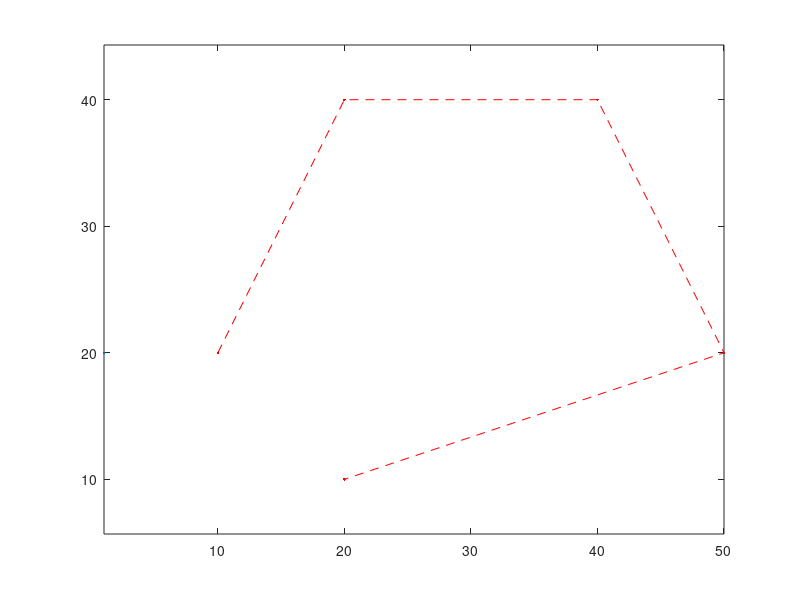

Write the MATLAB code that produced this figure. (Note: this script raises an error after producing the figure.)
clear
px = [10 20 40 50 20];
py = [20 40 40 20 10];
plot(px, py, ".--r",MarkerSize=20);
axis equal;
hold on;
n = 4;
syms t
cx(t) = 0 * t; 
cy(t) = 0 * t;
for i = 0 :n
    b(t) = nchoosek(n,i) * t^i * (1-t) ^ (n-i);
    cx(t) = cx(t) + px(i+1) *b (t);
    cy(t) = cy(t) + py(i+1) * b(t);
end

fplot(cx ,cy, [0,1],"c")

u = [n * (px(2)-px(1)), n*(py(2)-py(1))];
v = [n * (px(5)-px(4)), n*(py(5)-py(4))];

quiver(px(1),py(1),u(1),u(2));
quiver(px(5),py(5),v(1),v(2));

cxd(t) = diff(cx, t)
cyd(t) = diff(cy, t)